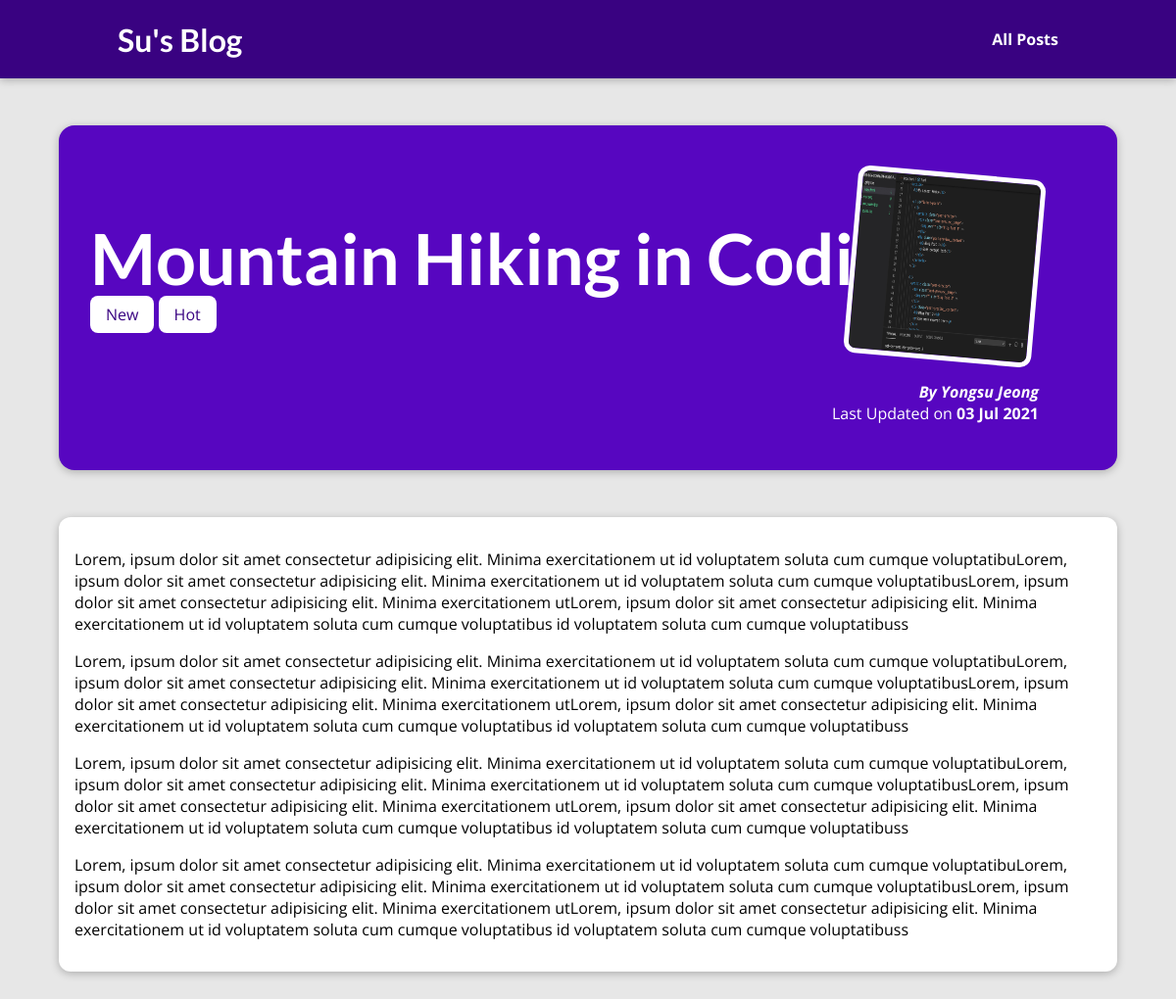
/posts/coding-in-the-mountain, run on the app's committed database.
### blog/models.py (models this page shows, shortened)
class Post(models.Model):
    title = models.CharField(max_length=150)
    excerpt = models.CharField(max_length=200)
    image_name = models.CharField(max_length=100)
    date = models.DateField(auto_now=True)
    slug = models.SlugField(unique=True, db_index=True)
    content = models.TextField(validators=[MinLengthValidator(10)])
    author = models.ForeignKey(
        Author, on_delete=models.SET_NULL, null=True, related_name="posts")
    tags = models.ManyToManyField(Tag)

class Tag(models.Model):
    caption = models.CharField(max_length=20)

class Author(models.Model):
    first_name = models.CharField(max_length=100)
    last_name = models.CharField(max_length=100)
    email_address = models.EmailField()
    def full_name(self):
        return f"{self.first_name} {self.last_name}"
    def __str__(self):
        return self.full_name()

### blog/views.py (the view)
# urls.py: path("posts/<slug:slug>", views.post_detail, name="post-detail-page") # /posts/my-post-test - SEO Friendly
def post_detail(request, slug):
    try:
        identified_post = get_object_or_404(Post, slug=slug)
        return render(request, "blog/post-detail.html", {
            "post": identified_post,
            "post_tags": identified_post.tags.all()
        })
    except:
        response_data = render_to_string("404.html")
        return HttpResponseNotFound(response_data)

### blog/templates/blog/post-detail.html (shortened to what this page needs)
{% extends "base.html" %}
{% load static %}
{% block css_files %}
    <link rel="stylesheet" href="{% static "/blog/post-detail.css" %}" />
{% endblock %}
{% block content %}
<section id="summary">
  <h2>{{ post.title }}</h2>
  <div>
    {% for tag in post_tags %}
      <span class="tag">{{ tag.caption }}</span>
    {% endfor %}
  </div>
  <article>
    <img src="{% static "blog/images/"|add:post.image_name %}" alt="{{ post.title }}">
    <address>By <a href="mailto:{{ post.author.email_address }}">{{ post.author|title }}</a></address>
    <div>Last Updated on <time>{{ post.date|date:"d M Y"}}</time></div>
  </article>
</section>
<main>
  <p>
      {{ post.content|linebreaks }}
  </p>
</main>
{% endblock %}

### static/app.css (style rules this page uses)
* { box-sizing: border-box; }
html { font-family: "Open Sans", "Lato", sans-serif; }
body { margin: 0; }
h1, h2, h3 { font-family: "Lato", sans-serif; font-weight: bold; }

### blog/static/blog/post-detail.css (style rules this page uses)
body { background-color: #e7e7e7; }
#summary { margin: 8rem auto 3rem auto; padding: 2rem; width: 90%; max-width: 90rem; border-radius: 16px; background-color: #5706c0; position: relative; box-shadow: 0 2px 8px rgba(0, 0, 0, 0.25); height: 22rem; }
#summary h2 { color: white; font-size: 4.5rem; margin-bottom: 0.25rem; }
#summary article { position: absolute; top: 2rem; right: 3rem; padding: 1rem 2rem; border-radius: 12px; text-align: right; color: white; }
#summary article img { width: 12rem; height: 12rem; border-radius: 12px; transform: rotateZ(5deg); border: 5px solid white; margin-bottom: 1rem; }
#summary address { font-weight: bold; }
#summary a { color: white; text-decoration: none; }
#summary time { font-weight: bold; }
main { width: 90%; max-width: 90rem; margin: 3rem auto; background-color: white; padding: 1rem; border-radius: 12px; box-shadow: 0 2px 8px rgba(0, 0, 0, 0.25); }
.tag { background-color: white; color: #390281; padding: 0.5rem 1rem; border-radius: 8px; }

### data on the page
Post: title "Mountain Hiking in Coding", image_name (picture), author "Yongsu Jeong", date "03 Jul 2021", content "Lorem, ipsum dolor sit amet consectetur adipisicing elit. Minima exercitationem ut id voluptatem soluta cum cumque voluptatibuLorem, ipsum dolor sit amet consectetur adipisicing elit. Minima exercitationem ut id voluptatem soluta cum cumque voluptatibusLorem, ipsum dolor sit amet consectetur adipisicing elit. Minima exercitationem utLorem, ipsum dolor sit amet consectetur adipisicing elit. Minima exercitationem ut id voluptatem soluta cum cumque voluptatibus id voluptatem soluta cum cumque voluptatibuss Lorem, ipsum dolor sit amet consectetur adipisicing elit. Minima exercitationem ut id voluptatem soluta cum cumque voluptatibuLorem, ipsum dolor sit amet consectetur adipisicing elit. Minima…"
Tag: caption "New"
Tag: caption "Hot"
